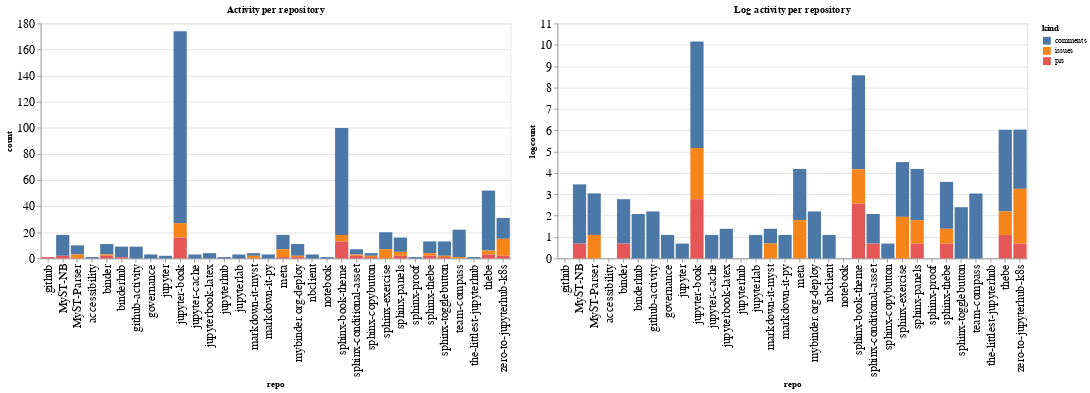

Notebook code cell kept with this figure:
### Code cell
ch1 = alt.Chart(repo_summaries, width=600, title="Activity per repository").mark_bar().encode(
    x='repo',
    y='count',
    color='kind',
    tooltip="kind"
)

ch2 = alt.Chart(repo_summaries, width=600, title="Log activity per repository").mark_bar().encode(
    x='repo',
    y='logcount',
    color='kind',
    tooltip="kind"
)

ch1 | ch2

### Figure 1 — Vega-Lite specification as saved in the notebook (floating-point values rounded to 4 significant figures)
{"config": {"axisLeft": {"labelFontSize": 15}, "axisBottom": {"labelFontSize": 15}}, "hconcat": [{"mark": "bar", "encoding": {"color": {"type": "nominal", "field": "kind"}, "tooltip": {"type": "nominal", "field": "kind"}, "x": {"type": "nominal", "field": "repo"}, "y": {"type": "quantitative", "field": "count"}}, "title": "Activity per repository", "width": 600}, {"mark": "bar", "encoding": {"color": {"type": "nominal", "field": "kind"}, "tooltip": {"type": "nominal", "field": "kind"}, "x": {"type": "nominal", "field": "repo"}, "y": {"type": "quantitative", "field": "logcount"}}, "title": "Log activity per repository", "width": 600}], "data": {"name": "data-7c0142098d6f33bd71c35c005f2afe9f"}, "$schema": "https://vega.github.io/schema/vega-lite/v4.8.1.json", "datasets": {"data-7c0142098d6f33bd71c35c005f2afe9f": [{"repo": ".github", "kind": "prs", "count": 1, "logcount": 0.0}, {"repo": "MyST-NB", "kind": "comments", "count": 16, "logcount": 2.773}, {"repo": "MyST-NB", "kind": "prs", "count": 2, "logcount": 0.6931}, {"repo": "MyST-Parser", "kind": "comments", "count": 7, "logcount": 1.946}, {"repo": "MyST-Parser", "kind": "issues", "count": 3, "logcount": 1.099}, {"repo": "accessibility", "kind": "comments", "count": 1, "logcount": 0.0}, {"repo": "binder", "kind": "comments", "count": 8, "logcount": 2.079}, {"repo": "binder", "kind": "issues", "count": 1, "logcount": 0.0}, {"repo": "binder", "kind": "prs", "count": 2, "logcount": 0.6931}, {"repo": "binderhub", "kind": "comments", "count": 8, "logcount": 2.079}, {"repo": "binderhub", "kind": "prs", "count": 1, "logcount": 0.0}, {"repo": "github-activity", "kind": "comments", "count": 9, "logcount": 2.197}, {"repo": "governance", "kind": "comments", "count": 3, "logcount": 1.099}, {"repo": "jupyter", "kind": "comments", "count": 2, "logcount": 0.6931}, {"repo": "jupyter-book", "kind": "comments", "count": 147, "logcount": 4.99}, {"repo": "jupyter-book", "kind": "issues", "count": 11, "logcount": 2.398}, {"repo": "jupyter-book", "kind": "prs", "count": 16, "logcount": 2.773}, {"repo": "jupyter-cache", "kind": "comments", "count": 3, "logcount": 1.099}, {"repo": "jupyterbook-latex", "kind": "comments", "count": 4, "logcount": 1.386}, {"repo": "jupyterhub", "kind": "comments", "count": 1, "logcount": 0.0}, {"repo": "jupyterlab", "kind": "comments", "count": 3, "logcount": 1.099}, {"repo": "markdown-it-myst", "kind": "comments", "count": 2, "logcount": 0.6931}, {"repo": "markdown-it-myst", "kind": "issues", "count": 2, "logcount": 0.6931}, {"repo": "markdown-it-py", "kind": "comments", "count": 3, "logcount": 1.099}, {"repo": "meta", "kind": "comments", "count": 11, "logcount": 2.398}, {"repo": "meta", "kind": "issues", "count": 6, "logcount": 1.792}, {"repo": "meta", "kind": "prs", "count": 1, "logcount": 0.0}, {"repo": "mybinder.org-deploy", "kind": "comments", "count": 9, "logcount": 2.197}, {"repo": "mybinder.org-deploy", "kind": "issues", "count": 1, "logcount": 0.0}, {"repo": "mybinder.org-deploy", "kind": "prs", "count": 1, "logcount": 0.0}, {"repo": "nbclient", "kind": "comments", "count": 3, "logcount": 1.099}, {"repo": "notebook", "kind": "comments", "count": 1, "logcount": 0.0}, {"repo": "sphinx-book-theme", "kind": "comments", "count": 82, "logcount": 4.407}, {"repo": "sphinx-book-theme", "kind": "issues", "count": 5, "logcount": 1.609}, {"repo": "sphinx-book-theme", "kind": "prs", "count": 13, "logcount": 2.565}, {"repo": "sphinx-conditional-asset", "kind": "comments", "count": 4, "logcount": 1.386}, {"repo": "sphinx-conditional-asset", "kind": "issues", "count": 1, "logcount": 0.0}, {"repo": "sphinx-conditional-asset", "kind": "prs", "count": 2, "logcount": 0.6931}, {"repo": "sphinx-copybutton", "kind": "comments", "count": 2, "logcount": 0.6931}, {"repo": "sphinx-copybutton", "kind": "issues", "count": 1, "logcount": 0.0}, {"repo": "sphinx-copybutton", "kind": "prs", "count": 1, "logcount": 0.0}, {"repo": "sphinx-exercise", "kind": "comments", "count": 13, "logcount": 2.565}, {"repo": "sphinx-exercise", "kind": "issues", "count": 7, "logcount": 1.946}, {"repo": "sphinx-panels", "kind": "comments", "count": 11, "logcount": 2.398}, {"repo": "sphinx-panels", "kind": "issues", "count": 3, "logcount": 1.099}, {"repo": "sphinx-panels", "kind": "prs", "count": 2, "logcount": 0.6931}, {"repo": "sphinx-proof", "kind": "comments", "count": 1, "logcount": 0.0}, {"repo": "sphinx-thebe", "kind": "comments", "count": 9, "logcount": 2.197}, {"repo": "sphinx-thebe", "kind": "issues", "count": 2, "logcount": 0.6931}, {"repo": "sphinx-thebe", "kind": "prs", "count": 2, "logcount": 0.6931}, {"repo": "sphinx-togglebutton", "kind": "comments", "count": 11, "logcount": 2.398}, {"repo": "sphinx-togglebutton", "kind": "issues", "count": 1, "logcount": 0.0}, {"repo": "sphinx-togglebutton", "kind": "prs", "count": 1, "logcount": 0.0}, {"repo": "team-compass", "kind": "comments", "count": 21, "logcount": 3.045}, {"repo": "team-compass", "kind": "issues", "count": 1, "logcount": 0.0}, {"repo": "the-littlest-jupyterhub", "kind": "comments", "count": 1, "logcount": 0.0}, {"repo": "thebe", "kind": "comments", "count": 46, "logcount": 3.829}, {"repo": "thebe", "kind": "issues", "count": 3, "logcount": 1.099}, {"repo": "thebe", "kind": "prs", "count": 3, "logcount": 1.099}, {"repo": "zero-to-jupyterhub-k8s", "kind": "comments", "count": 16, "logcount": 2.773}, {"repo": "zero-to-jupyterhub-k8s", "kind": "issues", "count": 13, "logcount": 2.565}, {"repo": "zero-to-jupyterhub-k8s", "kind": "prs", "count": 2, "logcount": 0.6931}]}}
